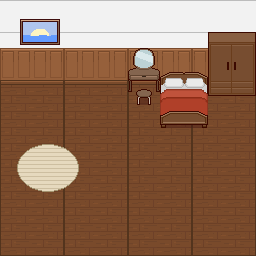

Tiled map render using the project's own tile images. Description and the whole map definition, tile-layer contents included, below:
An orthogonal 16x16 tile map with 16x16 px tiles, 4 tile layers (Floor, Wall, Decor, Floor_Decor), 5 tilesets.

<map version="1.10" tiledversion="1.11.2" orientation="orthogonal" renderorder="right-down" width="16" height="16" tilewidth="16" tileheight="16" infinite="0" nextlayerid="5" nextobjectid="1">
 <tileset firstgid="1" source="map_Kitchen/floor.tsx" />
 <tileset firstgid="225" name="beds_BR" tilewidth="16" tileheight="16" tilecount="224" columns="14">
  <image source="map_Kitchen/pixelinterior_BR_v1.1/beds_BR.png" width="231" height="256" />
 </tileset>
 <tileset firstgid="449" name="wardrobes_BR" tilewidth="16" tileheight="16" tilecount="483" columns="21">
  <image source="map_Kitchen/pixelinterior_BR_v1.1/wardrobes_BR.png" width="336" height="368" />
 </tileset>
 <tileset firstgid="932" name="decorations_BR" tilewidth="16" tileheight="16" tilecount="144" columns="12">
  <image source="map_Kitchen/pixelinterior_BR_v1.1/decorations_BR.png" width="192" height="192" />
 </tileset>
 <tileset firstgid="1076" source="map_Kitchen/funiture2.tsx" />
 <layer id="1" name="Floor" width="16" height="16">
  <data encoding="csv">
0,0,0,0,0,0,0,0,0,0,0,0,0,0,0,0,
0,0,0,0,0,0,0,0,0,0,0,0,0,0,0,0,
0,0,0,0,0,0,0,0,0,0,0,0,0,0,0,0,
0,0,0,0,0,0,0,0,0,0,0,0,0,0,0,0,
0,0,0,0,0,0,0,0,0,0,0,0,0,0,0,0,
80,81,82,83,80,81,82,83,80,81,82,83,80,81,82,83,
94,95,96,97,94,95,96,97,94,95,96,97,94,95,96,97,
94,95,96,97,94,95,96,97,94,95,96,97,94,95,96,97,
94,95,96,97,94,95,96,97,94,95,96,97,94,95,96,97,
94,95,96,97,94,95,96,97,94,95,96,97,94,95,96,97,
94,95,96,97,94,95,96,97,94,95,96,97,94,95,96,97,
94,95,96,97,94,95,96,97,94,95,96,97,94,95,96,97,
94,95,96,97,94,95,96,97,94,95,96,97,94,95,96,97,
94,95,96,97,94,95,96,97,94,95,96,97,94,95,96,97,
94,95,96,97,94,95,96,97,94,95,96,97,94,95,96,97,
108,109,110,111,108,109,110,111,108,109,110,111,108,109,110,111
</data>
 </layer>
 <layer id="3" name="Wall" width="16" height="16">
  <data encoding="csv">
25,26,25,26,25,26,25,26,25,26,25,26,25,26,25,26,
39,40,39,40,39,40,39,40,39,40,39,40,39,40,39,40,
25,26,25,26,25,26,25,26,25,26,25,26,25,26,25,26,
52,53,54,55,52,53,54,55,52,53,54,55,52,53,54,55,
66,67,68,69,66,67,68,69,66,67,68,69,66,67,68,69,
0,0,0,0,0,0,0,0,0,0,0,0,0,0,0,0,
0,0,0,0,0,0,0,0,0,0,0,0,0,0,0,0,
0,0,0,0,0,0,0,0,0,0,0,0,0,0,0,0,
0,0,0,0,0,0,0,0,0,0,0,0,0,0,0,0,
0,0,0,0,0,0,0,0,0,0,0,0,0,0,0,0,
0,0,0,0,0,0,0,0,0,0,0,0,0,0,0,0,
0,0,0,0,0,0,0,0,0,0,0,0,0,0,0,0,
0,0,0,0,0,0,0,0,0,0,0,0,0,0,0,0,
0,0,0,0,0,0,0,0,0,0,0,0,0,0,0,0,
0,0,0,0,0,0,0,0,0,0,0,0,0,0,0,0,
0,0,0,0,0,0,0,0,0,0,0,0,0,0,0,0
</data>
 </layer>
 <layer id="2" name="Decor" width="16" height="16">
  <data encoding="csv">
0,0,0,0,0,0,0,0,0,0,0,0,0,0,0,0,
0,952,953,954,0,0,0,0,0,0,0,0,0,0,0,0,
0,964,965,966,0,0,0,0,0,0,0,0,0,492,493,494,
0,0,0,0,0,0,0,0,852,853,0,0,0,513,514,515,
0,0,0,0,0,0,0,0,873,874,243,244,245,534,535,536,
0,0,0,0,0,0,0,0,894,895,257,258,259,555,556,557,
0,0,0,0,0,0,0,0,0,0,271,272,273,0,0,0,
0,0,0,0,0,0,0,0,0,0,285,286,287,0,0,0,
0,0,0,0,0,0,0,0,0,0,0,0,0,0,0,0,
0,0,0,0,0,0,0,0,0,0,0,0,0,0,0,0,
0,0,0,0,0,0,0,0,0,0,0,0,0,0,0,0,
0,0,0,0,0,0,0,0,0,0,0,0,0,0,0,0,
0,0,0,0,0,0,0,0,0,0,0,0,0,0,0,0,
0,0,0,0,0,0,0,0,0,0,0,0,0,0,0,0,
0,0,0,0,0,0,0,0,0,0,0,0,0,0,0,0,
0,0,0,0,0,0,0,0,0,0,0,0,0,0,0,0
</data>
 </layer>
 <layer id="4" name="Floor_Decor" width="16" height="16">
  <data encoding="csv">
0,0,0,0,0,0,0,0,0,0,0,0,0,0,0,0,
0,0,0,0,0,0,0,0,0,0,0,0,0,0,0,0,
0,0,0,0,0,0,0,0,0,0,0,0,0,0,0,0,
0,0,0,0,0,0,0,0,0,0,0,0,0,0,0,0,
0,0,0,0,0,0,0,0,0,0,0,0,0,0,0,0,
0,0,0,0,0,0,0,0,1535,1536,0,0,0,0,0,0,
0,0,0,0,0,0,0,0,1574,1575,0,0,0,0,0,0,
0,0,0,0,0,0,0,0,0,0,0,0,0,0,0,0,
0,0,0,0,0,0,0,0,0,0,0,0,0,0,0,0,
0,1029,1030,1031,1032,0,0,0,0,0,0,0,0,0,0,0,
0,1041,1042,1043,1044,0,0,0,0,0,0,0,0,0,0,0,
0,1053,1054,1055,1056,0,0,0,0,0,0,0,0,0,0,0,
0,0,0,0,0,0,0,0,0,0,0,0,0,0,0,0,
0,0,0,0,0,0,0,0,0,0,0,0,0,0,0,0,
0,0,0,0,0,0,0,0,0,0,0,0,0,0,0,0,
0,0,0,0,0,0,0,0,0,0,0,0,0,0,0,0
</data>
 </layer>
</map>
